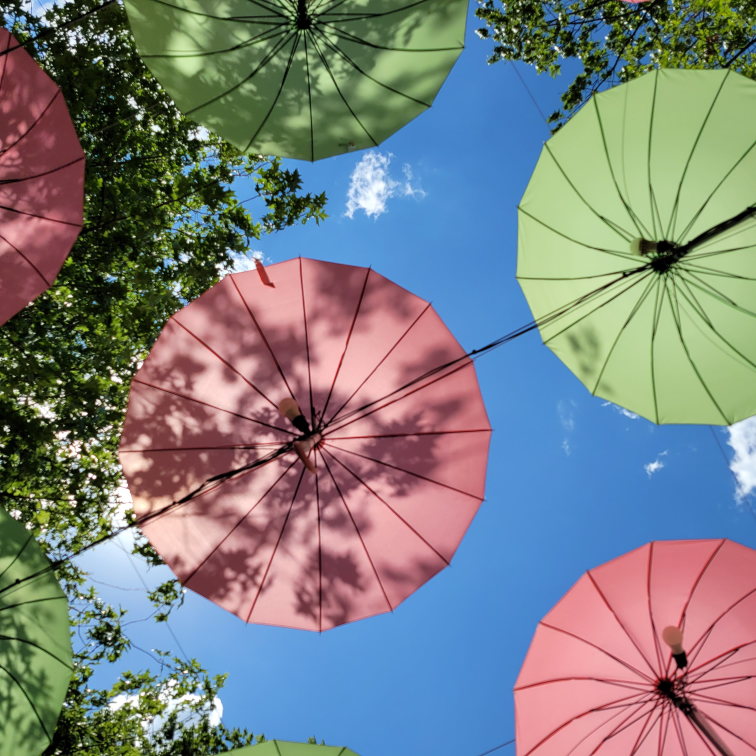
#> input picture SkillTreePython-DeepLearning-main/imgs/unbrella.jpg, 3024 x 3024 px, given in place of sea.png, which was not available (shown at 1/4 size)
$ jupyter execute 'ch00_01_OpenCV기초_기본사용.ipynb'   (text cells are left out)
#> lines starting #> are read from the running program, lines starting #| are printed output that depends on the picture; pictures that were not available may be replaced by others from this repository, and a replacement may not be noted
[cell 1]
import numpy as np
import matplotlib.pyplot as plt
import cv2
cv2.__version__

[cell 2]
path = "../imgs/"

[cell 3]
plt_img = plt.imread("../imgs/sea.png")
#> plt_img is the input picture: shape (3024, 3024, 3); mean R, G, B 122.8, 127.8, 129.1
cv2_img = cv2.imread("../imgs/sea.png")
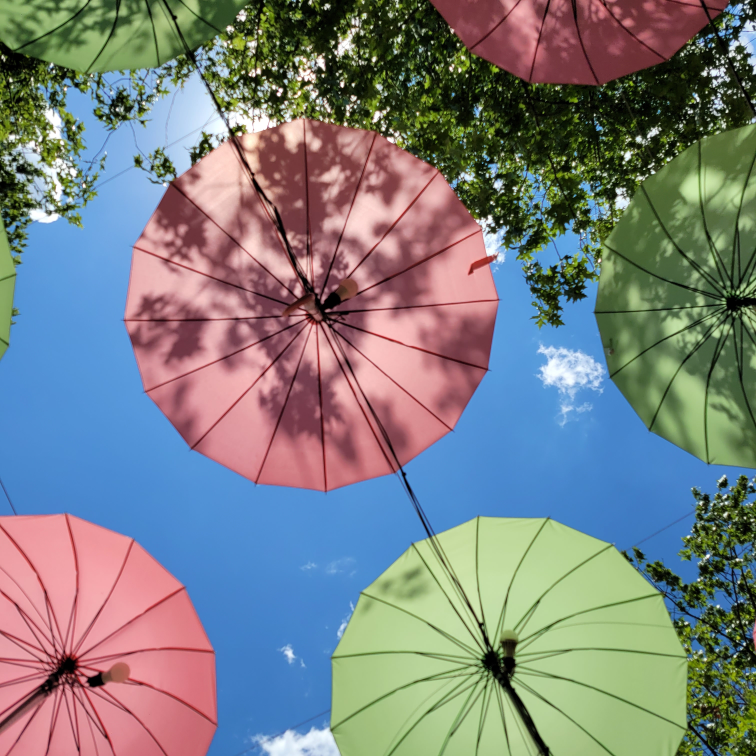
#> cv2_img: shape (3024, 3024, 3) (shown at 1/4 size); mean B, G, R 129.1, 127.8, 122.8

print(plt_img.shape , plt_img.dtype, type(plt_img))
#| (3024, 3024, 3) uint8 <class 'numpy.ndarray'>
print(cv2_img.shape , cv2_img.dtype, type(cv2_img))
#| (3024, 3024, 3) uint8 <class 'numpy.ndarray'>
print(plt_img[0][0], cv2_img[0][0])
#| [10 17  1] [ 91 158 126]

[cell 4]
cv2.imshow("img", cv2_img)
cv2.waitKey()
cv2.destroyAllWindows()

[cell 5]
plt.subplot(121)
plt.imshow(plt_img)
plt.title("matplotlib")
plt.subplot(122)
plt.imshow(cv2_img)
plt.title("openCV")

# 이유
# imread 를 할 때 matplotlib : RGB 로 읽어옴
# imread 를 할 때 OpenCV : BGR
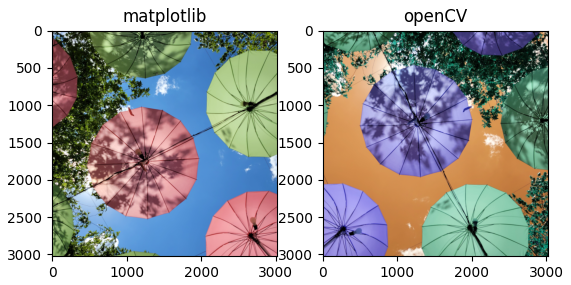
#> figure drawn by matplotlib, 2 panels; B, G, R data is drawn as R, G, B

[cell 6]
gray_img = cv2.cvtColor(cv2_img, cv2.COLOR_BGR2GRAY)
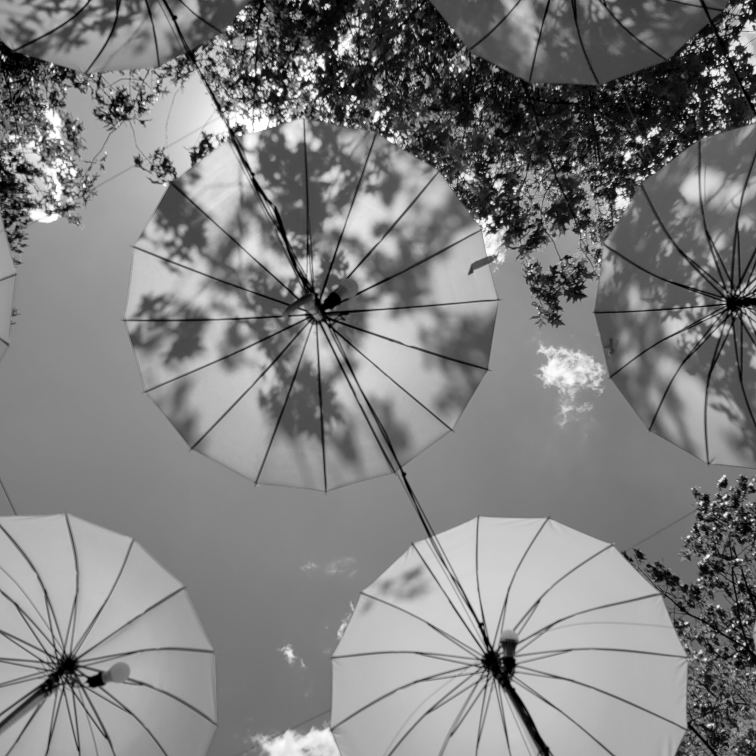
#> gray_img: shape (3024, 3024) (shown at 1/4 size); min 0, max 255, mean 126.4
hsv_img = cv2.cvtColor(cv2_img, cv2.COLOR_BGR2HSV)
#> hsv_img: shape (3024, 3024, 3); mean H, S, V 91.1, 121.1, 165.9
lab_img = cv2.cvtColor(cv2_img, cv2.COLOR_BGR2LAB)
#> lab_img: shape (3024, 3024, 3); mean of channels 0, 1, 2 136.4, 129.9, 128.3
rgb_img = cv2.cvtColor(cv2_img, cv2.COLOR_BGR2RGB)

[cell 7]
plt.subplot(221)
plt.imshow(gray_img) #
plt.subplot(222)
plt.imshow(hsv_img)
plt.subplot(223)
plt.imshow(lab_img)
plt.subplot(224)
plt.imshow(rgb_img)
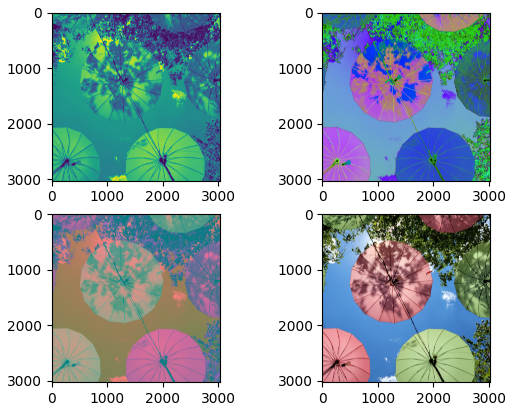
#> figure drawn by matplotlib, 4 panels

[cell 8]
# cv2.imshow("img", gray_img)
# cv2.imshow("img", hsv_img)
# cv2.imshow("img", lab_img)
cv2.imshow("img", rgb_img)
cv2.waitKey(0)
cv2.destroyAllWindows()

[cell 9]
result = cv2.imwrite('result/gray_img.png', gray_img) # png 형태로 저장
print(result)
#| True

[cell 10]
leo = cv2.imread("../imgs/leo.jpg")
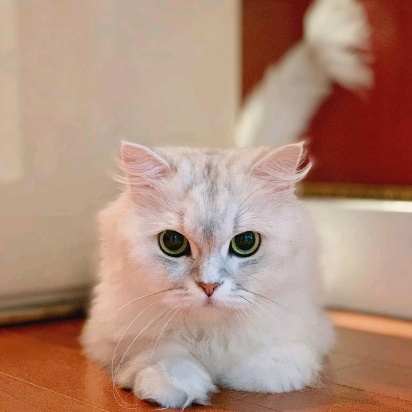
#> input picture SkillTreePython-DeepLearning-main/imgs/leo.jpg, 412 x 412 px
#> leo is the input picture: shape (412, 412, 3); mean B, G, R 124.6, 141.9, 177.3

cv2.imshow("img", leo)
cv2.waitKey()
cv2.destroyAllWindows()

[cell 11]
luv_leo = cv2.cvtColor(leo, cv2.COLOR_BGR2LUV)
#> luv_leo: shape (412, 412, 3); mean of channels 0, 1, 2 157.5, 114.4, 151.9

cv2.imshow("img", luv_leo)
cv2.waitKey()
cv2.destroyAllWindows()
